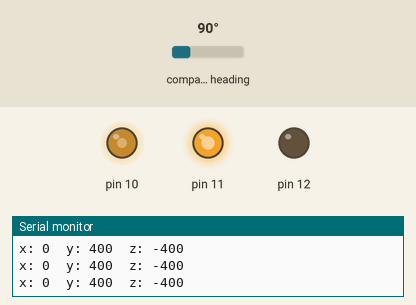
A sketch run on a simulated Arduino Uno, built with avr-gcc and run on an emulated ATmega328P. Parts: output pins drawn as LEDs (lit = HIGH), the last lines printed to the serial monitor. Wiring (inferred from the names in the program): HMC5883L compass at I2C address 0x1E. Inputs (shaded band) come from the test bench; at power-on: compass heading 90°.

Above: at 1.2 s.
1.3 s: compass heading set to 7°
At 2.3 s:
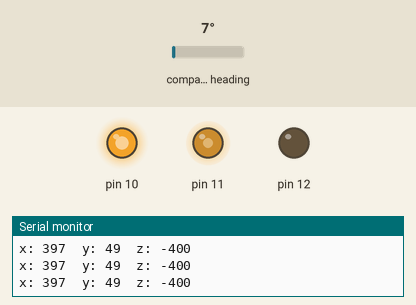
3.0 s: compass heading set to 180°
At 3.8 s:
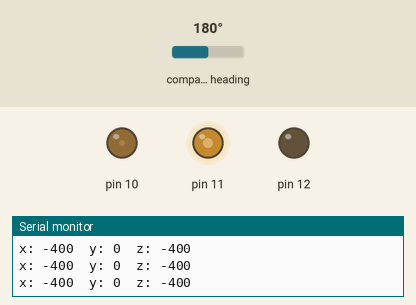
4.5 s: compass heading set to 269°
At 5.3 s:
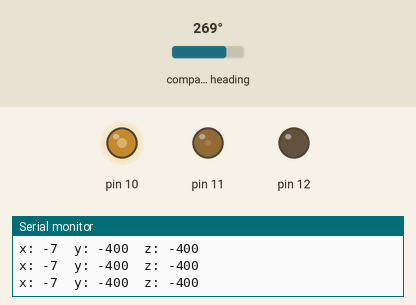
6.0 s: compass heading set to 352°
At 6.8 s:
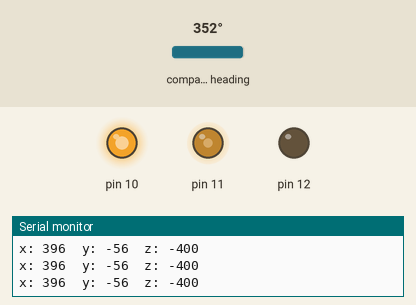
7.5 s: compass heading set to 90°
At 8.3 s:
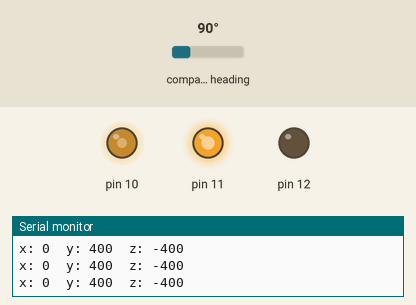
Timing chart, 0 to 10.0 s (numbered marks = the images above; inputs shaded):
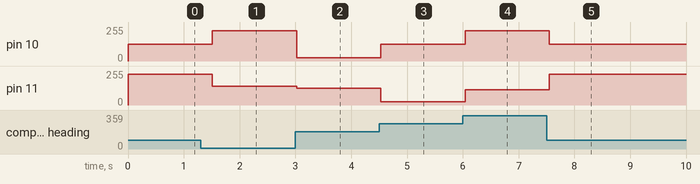

The sketch:

Inclinometros.ino
```cpp
#include <Wire.h> //I2C Arduino Library

#define address 0x1E //0011110b, I2C 7bit address of HMC5883

void setup(){
  //Initialize Serial and I2C communications
  Serial.begin(9600);
  Wire.begin();

  //Put the HMC5883 IC into the correct operating mode
  Wire.beginTransmission(address); //open communication with HMC5883
  Wire.write(0x02); //select mode register
  Wire.write(0x00); //continuous measurement mode
  Wire.endTransmission();
}

void loop(){

  int x,y,z; //triple axis data


  //Enviamos el comando de pedir datos
  Wire.beginTransmission(address);
  Wire.write(0x03); //select register 3, X MSB register
  Wire.endTransmission();


 // Leemos los registros, (2 bytes cada uno)
  Wire.requestFrom(address, 6);
  if(6<=Wire.available()){
    x = Wire.read()<<8; //X msb
    x |= Wire.read(); //X lsb
    z = Wire.read()<<8; //Z msb
    z |= Wire.read(); //Z lsb
    y = Wire.read()<<8; //Y msb
    y |= Wire.read(); //Y lsb
  }

  // Imprimimos los datos
  Serial.print("x: ");
  Serial.print(x);
  Serial.print("  y: ");
  Serial.print(y);
  Serial.print("  z: ");
  Serial.println(z);

  // Convertimos los valors al rango de PWM
  int rojo=map(x,-500,500,0,255);
  int azul=map(y,-500,500,0,255);
  int verde=map(z,-500,500,0,255);

  analogWrite(10,rojo);
  analogWrite(11,azul);
  analogWrite(12,verde);

  delay(250);
}
```

Measured:
- after the input at 1.3 s, pin 10: 127/255 → 228/255 after 0.21 s; pin 11: 229/255 → 139/255 after 0.21 s
- after the input at 3.0 s, pin 10: 228/255 → 25/255 at once; pin 11: 139/255 → 127/255 at once
- after the input at 4.5 s, pin 10: 25/255 → 125/255 at once; pin 11: 127/255 → 25/255 at once
- after the input at 6.0 s, pin 10: 125/255 → 228/255 at once; pin 11: 25/255 → 113/255 at once
- after the input at 7.5 s, pin 10: 228/255 → 127/255 after 0.05 s; pin 11: 113/255 → 229/255 after 0.05 s
